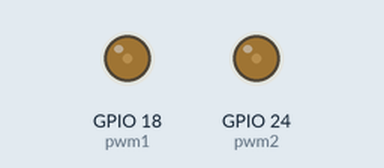
This program was run on a simulated Raspberry Pi (BCM pin numbers). Shown: output pins drawn as LEDs (lit = HIGH). The desktop window is not drawn, its controls go by their first labels and the mouse button is held 0.15 s. At 4.2 s the program stops and its outputs stay as they are.

Above: at 0.45 s.
At 1.25 s:
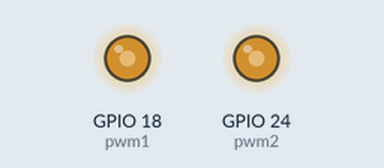
At 2.1 s:
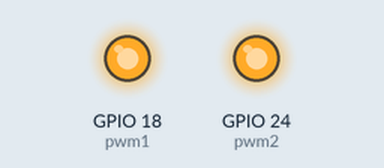
At 4.2 s:
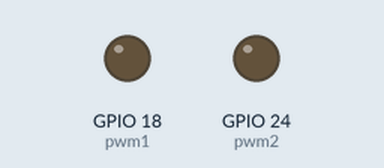
Timing chart, 0 to 5.7 s (numbered marks = the images above):
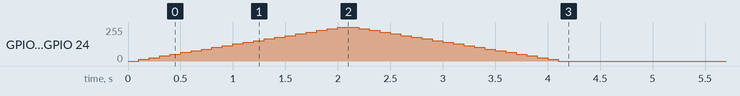

Measured:
- by itself, GPIO 18 (pwm1), GPIO 24 (pwm2): rises from 0/255 to 255/255 in 1.9 s, then falls to 0/255 in 2.1 s

The program:

rotate.py
```python
from Tkinter import *
import RPi.GPIO as GPIO
import time
import math

def activate_channel(pin):
	GPIO.setup(pin, GPIO.OUT)
	return GPIO.PWM(pin, 100)

def update(angle):
	duty = float(angle) / 10.0 + 2.5
	pwm.ChangeDutyCycle(duty)

GPIO.setmode(GPIO.BCM)
GPIO.setup(18, GPIO.OUT)
pwm1 = GPIO.PWM(18, 100)
pwm1.start(5)

GPIO.setup(24, GPIO.OUT)
pwm2 = GPIO.PWM(24, 100)
pwm2.start(5)

for dc in range(0, 101, 5):
	pwm1.ChangeDutyCycle(dc)
	pwm2.ChangeDutyCycle(dc)
	time.sleep(0.1)

for dc in range(100, -1, -5):
	pwm1.ChangeDutyCycle(dc)
	pwm2.ChangeDutyCycle(dc)
	time.sleep(0.1)

pwm1.stop(5)
pwm2.stop(5)
GPIO.cleanup()
```
